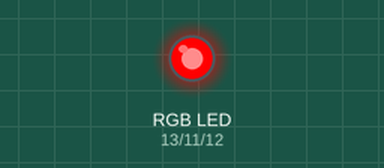
Simulated run of this program. Board: MicroPython board. Parts: an RGB LED mixed from three pins (HIGH = lit). At 1.0 s the program stops and its outputs stay as they are.

Above: at 0.1 s.
At 1.1 s:
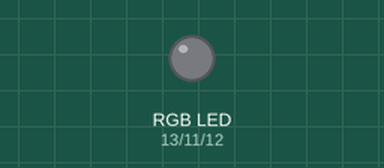
Timing chart, 0 to 2.5 s (numbered marks = the images above):
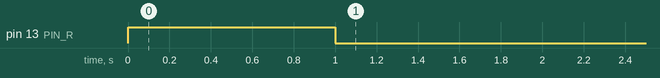

Measured:
- by itself, pin 13 (PIN_R): LOW → HIGH at 0.00 s, → LOW 1.0 s later

The program:

main.py
```python
from machine import Pin
import time

# Definindo os pinos RGB
PIN_R = Pin(13, Pin.OUT)
PIN_G = Pin(11, Pin.OUT)
PIN_B = Pin(12, Pin.OUT)

# Função para ligar o LED
def led_set(r=0, g=0, b=0):
    PIN_R.value(r)
    PIN_G.value(g)
    PIN_B.value(b)

# Função para desligar o LED
def led_off():
    led_set(0, 0, 0)

# Exemplo de uso
led_set(1, 0, 0)  # vermelho
time.sleep(1)
led_off()
```
